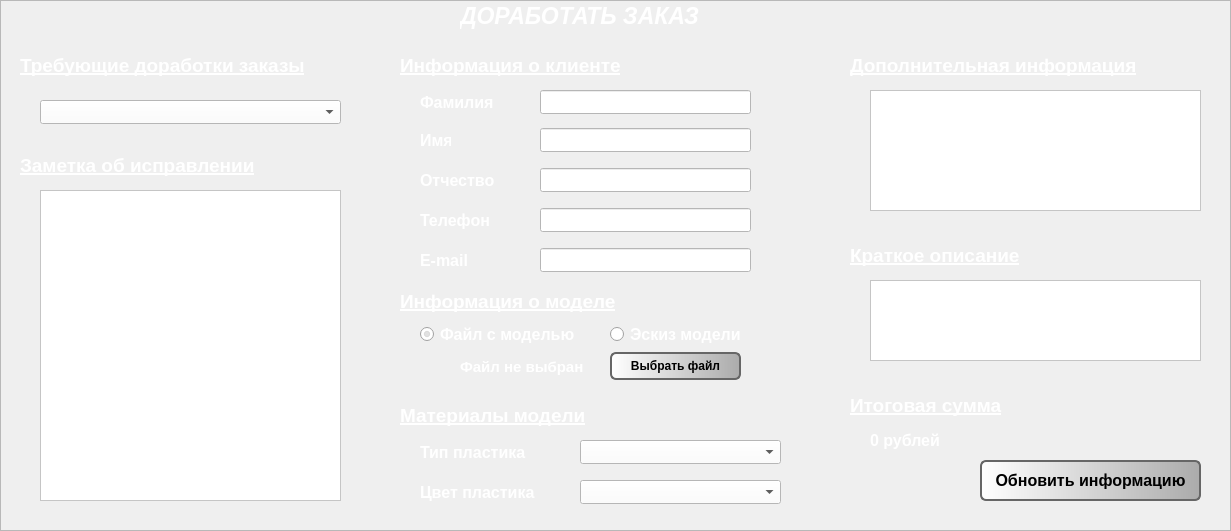
   <widget class="QFrame" name="manager_refactore_order_group">
    <property name="enabled">
     <bool>true</bool>
    </property>
    <property name="geometry">
     <rect>
      <x>0</x>
      <y>120</y>
      <width>1231</width>
      <height>531</height>
     </rect>
    </property>
    <property name="frameShape">
     <enum>QFrame::StyledPanel</enum>
    </property>
    <property name="frameShadow">
     <enum>QFrame::Raised</enum>
    </property>
    <widget class="QLabel" name="surname_label_ref">
     <property name="geometry">
      <rect>
       <x>420</x>
       <y>92</y>
       <width>81</width>
       <height>21</height>
      </rect>
     </property>
     <property name="font">
      <font>
       <family>Arial</family>
       <pointsize>12</pointsize>
       <weight>75</weight>
       <italic>false</italic>
       <bold>true</bold>
      </font>
     </property>
     <property name="styleSheet">
      <string notr="true">color: rgb(255, 255, 255);</string>
     </property>
     <property name="text">
      <string>Фамилия</string>
     </property>
    </widget>
    <widget class="QLabel" name="client_info_label_ref">
     <property name="geometry">
      <rect>
       <x>400</x>
       <y>50</y>
       <width>221</width>
       <height>31</height>
      </rect>
     </property>
     <property name="font">
      <font>
       <family>Arial</family>
       <pointsize>14</pointsize>
       <weight>75</weight>
       <italic>false</italic>
       <bold>true</bold>
       <underline>true</underline>
       <strikeout>false</strikeout>
      </font>
     </property>
     <property name="styleSheet">
      <string notr="true">color: rgb(255, 255, 255);</string>
     </property>
     <property name="text">
      <string>Информация о клиенте</string>
     </property>
    </widget>
    <widget class="QLabel" name="name_label_ref">
     <property name="geometry">
      <rect>
       <x>420</x>
       <y>130</y>
       <width>31</width>
       <height>21</height>
      </rect>
     </property>
     <property name="font">
      <font>
       <family>Arial</family>
       <pointsize>12</pointsize>
       <weight>75</weight>
       <italic>false</italic>
       <bold>true</bold>
      </font>
     </property>
     <property name="styleSheet">
      <string notr="true">color: rgb(255, 255, 255);</string>
     </property>
     <property name="text">
      <string>Имя</string>
     </property>
    </widget>
    <widget class="QLabel" name="refactor_order_label">
     <property name="geometry">
      <rect>
       <x>460</x>
       <y>0</y>
       <width>251</width>
       <height>31</height>
      </rect>
     </property>
     <property name="font">
      <font>
       <family>Arial</family>
       <pointsize>17</pointsize>
       <weight>75</weight>
       <italic>true</italic>
       <bold>true</bold>
      </font>
     </property>
     <property name="styleSheet">
      <string notr="true">color: rgb(255, 255, 255);</string>
     </property>
     <property name="text">
      <string>ДОРАБОТАТЬ ЗАКАЗ</string>
     </property>
    </widget>
    <widget class="QLabel" name="patronymic_label_ref">
     <property name="geometry">
      <rect>
       <x>420</x>
       <y>170</y>
       <width>81</width>
       <height>21</height>
      </rect>
     </property>
     <property name="font">
      <font>
       <family>Arial</family>
       <pointsize>12</pointsize>
       <weight>75</weight>
       <italic>false</italic>
       <bold>true</bold>
      </font>
     </property>
     <property name="styleSheet">
      <string notr="true">color: rgb(255, 255, 255);</string>
     </property>
     <property name="text">
      <string>Отчество</string>
     </property>
    </widget>
    <widget class="QLineEdit" name="surname_text_ref">
     <property name="geometry">
      <rect>
       <x>540</x>
       <y>90</y>
       <width>211</width>
       <height>24</height>
      </rect>
     </property>
     <property name="font">
      <font>
       <pointsize>11</pointsize>
      </font>
     </property>
     <property name="styleSheet">
      <string notr="true">background-color: rgb(255, 255, 255);</string>
     </property>
     <property name="text">
      <string/>
     </property>
    </widget>
    <widget class="QLineEdit" name="name_text_ref">
     <property name="geometry">
      <rect>
       <x>540</x>
       <y>128</y>
       <width>211</width>
       <height>24</height>
      </rect>
     </property>
     <property name="font">
      <font>
       <pointsize>11</pointsize>
      </font>
     </property>
     <property name="styleSheet">
      <string notr="true">background-color: rgb(255, 255, 255);</string>
     </property>
     <property name="text">
      <string/>
     </property>
    </widget>
    <widget class="QLineEdit" name="patronymic_text_ref">
     <property name="enabled">
      <bool>true</bool>
     </property>
     <property name="geometry">
      <rect>
       <x>540</x>
       <y>168</y>
       <width>211</width>
       <height>24</height>
      </rect>
     </property>
     <property name="font">
      <font>
       <pointsize>11</pointsize>
      </font>
     </property>
     <property name="styleSheet">
      <string notr="true">background-color: rgb(255, 255, 255);</string>
     </property>
     <property name="text">
      <string/>
     </property>
    </widget>
    <widget class="QLabel" name="phone_label_ref">
     <property name="geometry">
      <rect>
       <x>420</x>
       <y>210</y>
       <width>81</width>
       <height>21</height>
      </rect>
     </property>
     <property name="font">
      <font>
       <family>Arial</family>
       <pointsize>12</pointsize>
       <weight>75</weight>
       <italic>false</italic>
       <bold>true</bold>
      </font>
     </property>
     <property name="styleSheet">
      <string notr="true">color: rgb(255, 255, 255);</string>
     </property>
     <property name="text">
      <string>Телефон</string>
     </property>
    </widget>
    <widget class="QLineEdit" name="phone_text_ref">
     <property name="enabled">
      <bool>true</bool>
     </property>
     <property name="geometry">
      <rect>
       <x>540</x>
       <y>208</y>
       <width>211</width>
       <height>24</height>
      </rect>
     </property>
     <property name="font">
      <font>
       <pointsize>11</pointsize>
      </font>
     </property>
     <property name="styleSheet">
      <string notr="true">background-color: rgb(255, 255, 255);</string>
     </property>
     <property name="text">
      <string/>
     </property>
    </widget>
    <widget class="QLabel" name="additional_info_label_ref">
     <property name="geometry">
      <rect>
       <x>850</x>
       <y>50</y>
       <width>291</width>
       <height>31</height>
      </rect>
     </property>
     <property name="font">
      <font>
       <family>Arial</family>
       <pointsize>14</pointsize>
       <weight>75</weight>
       <italic>false</italic>
       <bold>true</bold>
       <underline>true</underline>
      </font>
     </property>
     <property name="styleSheet">
      <string notr="true">color: rgb(255, 255, 255);</string>
     </property>
     <property name="text">
      <string>Дополнительная информация</string>
     </property>
    </widget>
    <widget class="QTextEdit" name="additional_info_text_ref">
     <property name="geometry">
      <rect>
       <x>870</x>
       <y>90</y>
       <width>331</width>
       <height>121</height>
      </rect>
     </property>
     <property name="font">
      <font>
       <pointsize>11</pointsize>
      </font>
     </property>
     <property name="styleSheet">
      <string notr="true">background-color: rgb(255, 255, 255);</string>
     </property>
     <property name="html">
      <string>&lt;!DOCTYPE HTML PUBLIC &quot;-//W3C//DTD HTML 4.0//EN&quot; &quot;http://www.w3.org/TR/REC-html40/strict.dtd&quot;&gt;
&lt;html&gt;&lt;head&gt;&lt;meta name=&quot;qrichtext&quot; content=&quot;1&quot; /&gt;&lt;style type=&quot;text/css&quot;&gt;
p, li { white-space: pre-wrap; }
&lt;/style&gt;&lt;/head&gt;&lt;body style=&quot; font-family:'MS Shell Dlg 2'; font-size:11pt; font-weight:400; font-style:normal;&quot;&gt;
&lt;p style=&quot;-qt-paragraph-type:empty; margin-top:0px; margin-bottom:0px; margin-left:0px; margin-right:0px; -qt-block-indent:0; text-indent:0px; font-size:8.25pt;&quot;&gt;&lt;br /&gt;&lt;/p&gt;&lt;/body&gt;&lt;/html&gt;</string>
     </property>
    </widget>
    <widget class="QLabel" name="model_info_label_ref">
     <property name="geometry">
      <rect>
       <x>400</x>
       <y>286</y>
       <width>221</width>
       <height>31</height>
      </rect>
     </property>
     <property name="font">
      <font>
       <family>Arial</family>
       <pointsize>14</pointsize>
       <weight>75</weight>
       <italic>false</italic>
       <bold>true</bold>
       <underline>true</underline>
      </font>
     </property>
     <property name="styleSheet">
      <string notr="true">color: rgb(255, 255, 255);</string>
     </property>
     <property name="text">
      <string>Информация о моделе</string>
     </property>
    </widget>
    <widget class="QRadioButton" name="file_with_model_radio_ref">
     <property name="geometry">
      <rect>
       <x>420</x>
       <y>326</y>
       <width>161</width>
       <height>17</height>
      </rect>
     </property>
     <property name="font">
      <font>
       <family>Arial</family>
       <pointsize>12</pointsize>
       <weight>75</weight>
       <bold>true</bold>
      </font>
     </property>
     <property name="styleSheet">
      <string notr="true">color: rgb(255, 255, 255);</string>
     </property>
     <property name="text">
      <string>Файл с моделью</string>
     </property>
     <property name="checked">
      <bool>true</bool>
     </property>
    </widget>
    <widget class="QRadioButton" name="sketch_of_model_radio_ref">
     <property name="geometry">
      <rect>
       <x>610</x>
       <y>326</y>
       <width>141</width>
       <height>17</height>
      </rect>
     </property>
     <property name="font">
      <font>
       <family>Arial</family>
       <pointsize>12</pointsize>
       <weight>75</weight>
       <bold>true</bold>
      </font>
     </property>
     <property name="styleSheet">
      <string notr="true">color: rgb(255, 255, 255);</string>
     </property>
     <property name="text">
      <string>Эскиз модели</string>
     </property>
    </widget>
    <widget class="QPushButton" name="select_file_button_ref">
     <property name="enabled">
      <bool>true</bool>
     </property>
     <property name="geometry">
      <rect>
       <x>610</x>
       <y>352</y>
       <width>131</width>
       <height>28</height>
      </rect>
     </property>
     <property name="font">
      <font>
       <family>Arial</family>
       <pointsize>9</pointsize>
       <weight>75</weight>
       <bold>true</bold>
      </font>
     </property>
     <property name="styleSheet">
      <string notr="true">background-color: qlineargradient(spread:pad, x1:0, y1:0, x2:1, y2:0, stop:0 rgba(255, 255, 255, 255), stop:1 rgba(171,171,171,1));
border-color: rgb(102, 102, 102);
border: 2px solid rgb(102, 102, 102);
border-radius: 6px;
</string>
     </property>
     <property name="text">
      <string>Выбрать файл</string>
     </property>
    </widget>
    <widget class="QLabel" name="selected_file_label_ref">
     <property name="geometry">
      <rect>
       <x>460</x>
       <y>356</y>
       <width>131</width>
       <height>21</height>
      </rect>
     </property>
     <property name="font">
      <font>
       <family>Arial</family>
       <pointsize>11</pointsize>
       <weight>75</weight>
       <italic>false</italic>
       <bold>true</bold>
      </font>
     </property>
     <property name="styleSheet">
      <string notr="true">color: rgb(255, 255, 255);</string>
     </property>
     <property name="text">
      <string>Файл не выбран</string>
     </property>
    </widget>
    <widget class="QLabel" name="model_materials_label_ref">
     <property name="geometry">
      <rect>
       <x>400</x>
       <y>400</y>
       <width>191</width>
       <height>31</height>
      </rect>
     </property>
     <property name="font">
      <font>
       <family>Arial</family>
       <pointsize>14</pointsize>
       <weight>75</weight>
       <italic>false</italic>
       <bold>true</bold>
       <underline>true</underline>
      </font>
     </property>
     <property name="styleSheet">
      <string notr="true">color: rgb(255, 255, 255);</string>
     </property>
     <property name="text">
      <string>Материалы модели</string>
     </property>
    </widget>
    <widget class="QLabel" name="plastic_color_label_ref">
     <property name="geometry">
      <rect>
       <x>420</x>
       <y>482</y>
       <width>121</width>
       <height>21</height>
      </rect>
     </property>
     <property name="font">
      <font>
       <family>Arial</family>
       <pointsize>12</pointsize>
       <weight>75</weight>
       <italic>false</italic>
       <bold>true</bold>
      </font>
     </property>
     <property name="styleSheet">
      <string notr="true">color: rgb(255, 255, 255);</string>
     </property>
     <property name="text">
      <string>Цвет пластика</string>
     </property>
    </widget>
    <widget class="QLabel" name="type_of_plastic_label_ref">
     <property name="geometry">
      <rect>
       <x>420</x>
       <y>442</y>
       <width>111</width>
       <height>21</height>
      </rect>
     </property>
     <property name="font">
      <font>
       <family>Arial</family>
       <pointsize>12</pointsize>
       <weight>75</weight>
       <italic>false</italic>
       <bold>true</bold>
      </font>
     </property>
     <property name="styleSheet">
      <string notr="true">color: rgb(255, 255, 255);</string>
     </property>
     <property name="text">
      <string>Тип пластика</string>
     </property>
    </widget>
    <widget class="QComboBox" name="type_of_plastic_combobox_ref">
     <property name="geometry">
      <rect>
       <x>580</x>
       <y>440</y>
       <width>201</width>
       <height>24</height>
      </rect>
     </property>
     <property name="font">
      <font>
       <pointsize>11</pointsize>
      </font>
     </property>
     <property name="styleSheet">
      <string notr="true">background-color: rgb(255, 255, 255);</string>
     </property>
    </widget>
    <widget class="QComboBox" name="color_of_plastic_combobox_ref">
     <property name="geometry">
      <rect>
       <x>580</x>
       <y>480</y>
       <width>201</width>
       <height>24</height>
      </rect>
     </property>
     <property name="font">
      <font>
       <pointsize>11</pointsize>
      </font>
     </property>
     <property name="styleSheet">
      <string notr="true">background-color: rgb(255, 255, 255);</string>
     </property>
    </widget>
    <widget class="QLabel" name="short_description_label_re">
     <property name="geometry">
      <rect>
       <x>850</x>
       <y>240</y>
       <width>181</width>
       <height>31</height>
      </rect>
     </property>
     <property name="font">
      <font>
       <family>Arial</family>
       <pointsize>14</pointsize>
       <weight>75</weight>
       <italic>false</italic>
       <bold>true</bold>
       <underline>true</underline>
      </font>
     </property>
     <property name="styleSheet">
      <string notr="true">color: rgb(255, 255, 255);</string>
     </property>
     <property name="text">
      <string>Краткое описание</string>
     </property>
    </widget>
    <widget class="QTextEdit" name="short_description_text_ref">
     <property name="geometry">
      <rect>
       <x>870</x>
       <y>280</y>
       <width>331</width>
       <height>81</height>
      </rect>
     </property>
     <property name="font">
      <font>
       <pointsize>11</pointsize>
      </font>
     </property>
     <property name="styleSheet">
      <string notr="true">background-color: rgb(255, 255, 255);</string>
     </property>
     <property name="html">
      <string>&lt;!DOCTYPE HTML PUBLIC &quot;-//W3C//DTD HTML 4.0//EN&quot; &quot;http://www.w3.org/TR/REC-html40/strict.dtd&quot;&gt;
&lt;html&gt;&lt;head&gt;&lt;meta name=&quot;qrichtext&quot; content=&quot;1&quot; /&gt;&lt;style type=&quot;text/css&quot;&gt;
p, li { white-space: pre-wrap; }
&lt;/style&gt;&lt;/head&gt;&lt;body style=&quot; font-family:'MS Shell Dlg 2'; font-size:11pt; font-weight:400; font-style:normal;&quot;&gt;
&lt;p style=&quot;-qt-paragraph-type:empty; margin-top:0px; margin-bottom:0px; margin-left:0px; margin-right:0px; -qt-block-indent:0; text-indent:0px;&quot;&gt;&lt;br /&gt;&lt;/p&gt;&lt;/body&gt;&lt;/html&gt;</string>
     </property>
    </widget>
    <widget class="QLabel" name="price_info_label_ref">
     <property name="geometry">
      <rect>
       <x>850</x>
       <y>390</y>
       <width>181</width>
       <height>31</height>
      </rect>
     </property>
     <property name="font">
      <font>
       <family>Arial</family>
       <pointsize>14</pointsize>
       <weight>75</weight>
       <italic>false</italic>
       <bold>true</bold>
       <underline>true</underline>
      </font>
     </property>
     <property name="styleSheet">
      <string notr="true">color: rgb(255, 255, 255);</string>
     </property>
     <property name="text">
      <string>Итоговая сумма</string>
     </property>
    </widget>
    <widget class="QLabel" name="finale_price_label_ref">
     <property name="geometry">
      <rect>
       <x>870</x>
       <y>430</y>
       <width>331</width>
       <height>21</height>
      </rect>
     </property>
     <property name="font">
      <font>
       <family>Arial</family>
       <pointsize>12</pointsize>
       <weight>75</weight>
       <italic>false</italic>
       <bold>true</bold>
      </font>
     </property>
     <property name="styleSheet">
      <string notr="true">color: rgb(255, 255, 255);</string>
     </property>
     <property name="text">
      <string>0 рублей</string>
     </property>
    </widget>
    <widget class="QPushButton" name="refactore_order_button_ref">
     <property name="enabled">
      <bool>true</bool>
     </property>
     <property name="geometry">
      <rect>
       <x>980</x>
       <y>460</y>
       <width>221</width>
       <height>41</height>
      </rect>
     </property>
     <property name="font">
      <font>
       <family>Arial</family>
       <pointsize>12</pointsize>
       <weight>75</weight>
       <bold>true</bold>
      </font>
     </property>
     <property name="styleSheet">
      <string notr="true">background-color: qlineargradient(spread:pad, x1:0, y1:0, x2:1, y2:0, stop:0 rgba(255, 255, 255, 255), stop:1 rgba(171,171,171,1));
border-color: rgb(102, 102, 102);
border: 2px solid rgb(102, 102, 102);
border-radius: 6px;
</string>
     </property>
     <property name="text">
      <string>Обновить информацию</string>
     </property>
    </widget>
    <widget class="QComboBox" name="need_refactoring_order_combobox">
     <property name="geometry">
      <rect>
       <x>40</x>
       <y>100</y>
       <width>301</width>
       <height>24</height>
      </rect>
     </property>
     <property name="font">
      <font>
       <pointsize>11</pointsize>
      </font>
     </property>
     <property name="styleSheet">
      <string notr="true">background-color: rgb(255, 255, 255);</string>
     </property>
    </widget>
    <widget class="QLabel" name="need_refactoring_order_label">
     <property name="geometry">
      <rect>
       <x>20</x>
       <y>50</y>
       <width>291</width>
       <height>31</height>
      </rect>
     </property>
     <property name="font">
      <font>
       <family>Arial</family>
       <pointsize>14</pointsize>
       <weight>75</weight>
       <italic>false</italic>
       <bold>true</bold>
       <underline>true</underline>
       <strikeout>false</strikeout>
      </font>
     </property>
     <property name="styleSheet">
      <string notr="true">color: rgb(255, 255, 255);</string>
     </property>
     <property name="text">
      <string>Требующие доработки заказы</string>
     </property>
    </widget>
    <widget class="QLabel" name="node_of_refactoring_label">
     <property name="geometry">
      <rect>
       <x>20</x>
       <y>150</y>
       <width>291</width>
       <height>31</height>
      </rect>
     </property>
     <property name="font">
      <font>
       <family>Arial</family>
       <pointsize>14</pointsize>
       <weight>75</weight>
       <italic>false</italic>
       <bold>true</bold>
       <underline>true</underline>
       <strikeout>false</strikeout>
      </font>
     </property>
     <property name="styleSheet">
      <string notr="true">color: rgb(255, 255, 255);</string>
     </property>
     <property name="text">
      <string>Заметка об исправлении</string>
     </property>
    </widget>
    <widget class="QTextEdit" name="note_of_refactoring">
     <property name="geometry">
      <rect>
       <x>40</x>
       <y>190</y>
       <width>301</width>
       <height>311</height>
      </rect>
     </property>
     <property name="font">
      <font>
       <pointsize>11</pointsize>
      </font>
     </property>
     <property name="styleSheet">
      <string notr="true">background-color: rgb(255, 255, 255);</string>
     </property>
    </widget>
    <widget class="QLineEdit" name="email_text_ref">
     <property name="enabled">
      <bool>true</bool>
     </property>
     <property name="geometry">
      <rect>
       <x>540</x>
       <y>248</y>
       <width>211</width>
       <height>24</height>
      </rect>
     </property>
     <property name="font">
      <font>
       <pointsize>11</pointsize>
      </font>
     </property>
     <property name="styleSheet">
      <string notr="true">background-color: rgb(255, 255, 255);</string>
     </property>
     <property name="text">
      <string/>
     </property>
    </widget>
    <widget class="QLabel" name="email_label_ref">
     <property name="geometry">
      <rect>
       <x>420</x>
       <y>250</y>
       <width>81</width>
       <height>21</height>
      </rect>
     </property>
     <property name="font">
      <font>
       <family>Arial</family>
       <pointsize>12</pointsize>
       <weight>75</weight>
       <italic>false</italic>
       <bold>true</bold>
      </font>
     </property>
     <property name="styleSheet">
      <string notr="true">color: rgb(255, 255, 255);</string>
     </property>
     <property name="text">
      <string>E-mail</string>
     </property>
    </widget>
   </widget>
